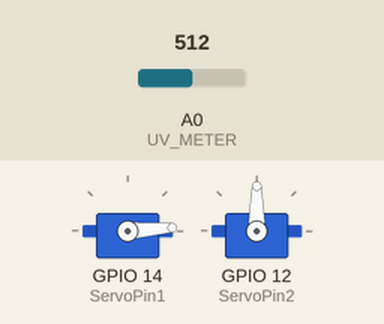
Simulated run of this sketch. Board: ESP8266 (NodeMCU). Parts: 2 × servo. The inputs (shaded band) are chosen by the test bench; at power-on: A0 (UV_METER) = 512. WiFi joins after 1.5 s; servers stay silent unless stated; what the sketch prints to the serial monitor is not drawn.

Above: at 1.6 s.
At 11.07 s:
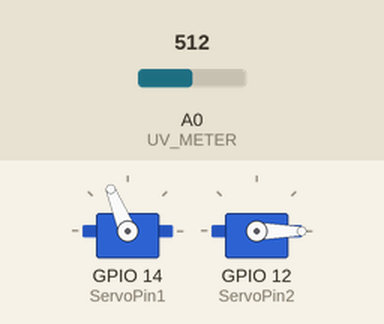
At 20.48 s:
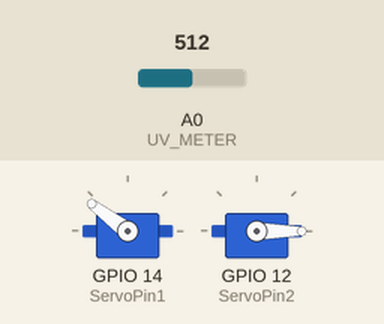
At 39.61 s:
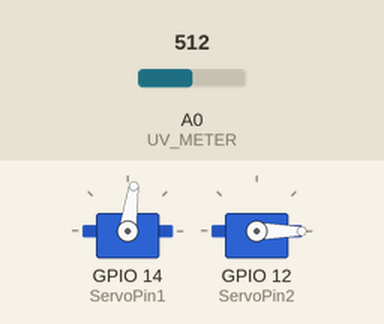
Timing chart, 0 to 40.0 s (numbered marks = the images above):
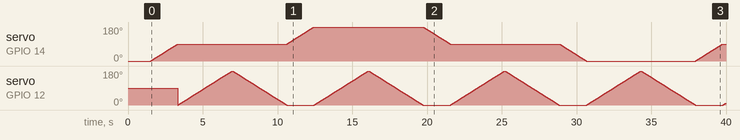

The sketch:

CALLIT1_Project02.ino
```cpp
//  TITLE: Project02
//  AUTHOR: Ike Callaghan
//  DATE: 21/06/2022
//
//------------------------------------------------------------------------------------------------------------
//  PURPOSE:
//    This script is designed to routinely measure the UV index rating of the local area.
//    It will then post the UV rating, along with health and safety recommendations to
//    '@DunedinUV' on Twitter.com, using the ifttt Applet platform.
//
//------------------------------------------------------------------------------------------------------------
//  COMPONENTS:
//    Arduino NODEMCU ESP8266
//    9g micro servos
//    Servo pan and tilt housing
//    XC4518 Ultraviolet Sensor
//    Jumper leads
//
//------------------------------------------------------------------------------------------------------------
//  INCLUDED FILES:
//    ESP8266Wifi.h
//    ESP8266HTTPClient.h
//    WifiClient.h
//    Servo.h
//
//  NOTE:
//    The ESP8266 driver ver. required to run this script is 2.7.4
//
//------------------------------------------------------------------------------------------------------------
//  FUNCTIONS:
//
//    readUV()
//      Reads output from XC4518 sensor, converts reading to voltage. Voltage is then converted
//      to UV index.
//      If the UV index reading is higher than the UV post variable, it is assigned to UV post.
//
//    spfCalc()
//      Reads UV post value to decide which message to send to twitter.
//         0 - 3: "apply SPF 15".
//         3 - 5: "apply SPF 15+ and wear protective clothing".
//         5 - 7: "apply SPF 30+ and wear protective clothing".
//        7 - 10: "apply SPF 50, wear protective clothing and seek shade".
//           10+: "apply SPF 50+, wear protective clothing and avoid the sun between 10am and 4pm".
//           15+:  Calls watchdog timer to restart device, highest recorded NZ UV index is 14.6.
//
//    actionTilt()
//      Called after every completed pan motion.
//      Moves the tilt servo up and down while reading UV data from readUV().
//
//    twitterRequest()
//      Makes a twitter post request using an IFTTT applet.
//      Posts UV post variable from readUV() and UV post message from spfCalc()
//
//    actionPan()
//      Attaches both servos to their respective pins at beginning of function call.
//      Pans 90 degrees in one direction while reading UV data from readUV().
//      Once panned 90 degrees, actionTilt() is called.
//      The servo will make two 180 degree motions before calling spfCalc(), detatching servo motors,
//      resetting the uvPost value to 0 and sets a delay for 1 hour.
//
//------------------------------------------------------------------------------------------------------------
//
//  RESOURCES:
//    https://twitter.com/DunedinUv
//    https://ifttt.com/explore
//    https://docs.arduino.cc/built-in-examples/digital/BlinkWithoutDelay
//    Example sketches for NodeMCU ESP8266
//
//------------------------------------------------------------------------------------------------------------

#include <ESP8266WiFi.h>
#include <ESP8266HTTPClient.h>
#include <WiFiClient.h>
#include <Servo.h>

//Pins
#define ServoPin1 14   //D5 is GPIO14
#define ServoPin2 12   //D6 is GPIO12
#define UV_METER A0

//WiFi
const char* ssid     = "NETWORK NAME";  // SSID (Name of WiFi network)
const char* password = "PASSWORD";      // Wi-Fi network password

//API
const char* serverName = "http://maker.ifttt.com/trigger/YOUR_API/with/key/YOUR_KEY";

//Servos
Servo servoBase;
Servo servoHead;
int pos = 0;

//UV
float uvRead = 0;
float uvIndex = 0;
float uvPost = 0;
float uvThresh = 0.30;    //At 0.3 for testing purposes.
String uvSPF = "";

void setup() {
  Serial.begin(115200);
  delay(10);
  Serial.println('\n');

  WiFi.begin(ssid, password);               // Connect to network
  Serial.print("Connecting to ");
  Serial.print(ssid);

  while (WiFi.status() != WL_CONNECTED) {   // Wait for connection
    delay(500);
    Serial.print('.');
  }

  Serial.println('\n');
  Serial.println("Connection established!");
  Serial.print("IP address:\t");
  Serial.println(WiFi.localIP());         // Print the localIP (Connection verification)
  WiFi.setAutoReconnect(true);            // Set WiFi auto reconnect.
  WiFi.persistent(true);
}

void loop() {
  actionPan();
}

//------------------------------------------------------------------------------------------------------------
//  FUNCTIONS
//------------------------------------------------------------------------------------------------------------

void actionTilt() {
   for (pos = 0; pos <= 180; pos += 1) {  // Goes from 180 degrees to 0 degrees
    // in steps of 1 degree
    servoHead.write(pos);                 // Tell servo to go to position in variable 'pos'
    delay(20);                            // Movement Speed
    readUV();
  }

  for (pos = 180; pos >= 0; pos -= 1) {
    servoHead.write(pos);
    delay(20);
    readUV();
  }
}

void actionPan() {

  servoBase.attach(ServoPin1);
  servoHead.attach(ServoPin2);

  for (int i = 1; i <= 2; ++i) {

    for (pos = 0; pos <= 90; pos += 1) {
      // in steps of 1 degree
      servoBase.write(pos);
      delay(20);
      readUV();
    }
    actionTilt();

    for (pos = 90; pos <= 180; pos += 1) {
      // in steps of 1 degree
      servoBase.write(pos);
      delay(20);
      readUV();
    }
    actionTilt();

    for (pos = 180; pos >= 90; pos -= 1) {
      servoBase.write(pos);
      delay(20);
      readUV();
    }
    actionTilt();

    for (pos = 90; pos >= 0; pos -= 1) {
      servoBase.write(pos);
      delay(20);
      readUV();
    }
    actionTilt();
  }

  spfCalc();
  twitterRequest();
  servoBase.detach();           //Servos were making noise when idling, detatch them while not detecting UV.
  servoHead.detach();
  uvPost = 0;
  delay(1 * 60 * 1000UL);       //1 Minute Delay (For testing purposes)
}

void readUV() {
  int uvRead = analogRead(UV_METER);
  float uvVolt = uvRead * (5.0 / 1023.0);
  float uvIndex = uvVolt/.1;

  if (uvIndex > uvPost) {       //Set uvPost value to highest attained value during capture phase.
    uvPost = uvIndex;
    Serial.print("UV Index: ");
    Serial.println(uvPost);
  }
}

void spfCalc() {
  if (uvPost < 3) {
    uvSPF = "apply SPF 15";
  }
    else if (uvPost >= 3 && uvPost < 5) {
      uvSPF = "apply SPF 15+ and wear protective clothing";
    }
      else if (uvPost >= 5 && uvPost < 7) {
        uvSPF = "apply SPF 30+ and wear protective clothing";
      }
          else if (uvPost >= 7 && uvPost < 10)  {
            uvSPF = "apply SPF 50, wear protective clothing and seek shade";
          }
            else if (uvPost >= 10 && uvPost < 17)  {
              uvSPF = "apply SPF 50+, wear protective clothing and avoid the sun between 10am and 4pm";
            }
             else if (uvPost > 15)  {
              ESP.restart();   //NodeMCU library uses ESP.restart() instead of wdt_enable()
                               //Next addition would be email notification if NODEMCU has to restart.
             }
}

void twitterRequest(){
  if (uvPost >= uvThresh) {                                                             //Post if detected value is below the threshold
    HTTPClient http;
    http.begin(serverName);                                                             //Begin HTTP client
    Serial.println(uvPost);
    Serial.println(uvSPF);
    http.addHeader("Content-Type", "application/x-www-form-urlencoded");
    String httpRequestData = "value1=" + String(uvPost) + "&value2=" + String(uvSPF);   //Assign variables to IFTTT variables
    int httpResponseCode = http.POST(httpRequestData);    //Make a post request
    Serial.print("HTTP Response code: ");
    Serial.println(httpResponseCode);                                                   //Print the response code (200 = posted)
    http.end();
  }
}
```
